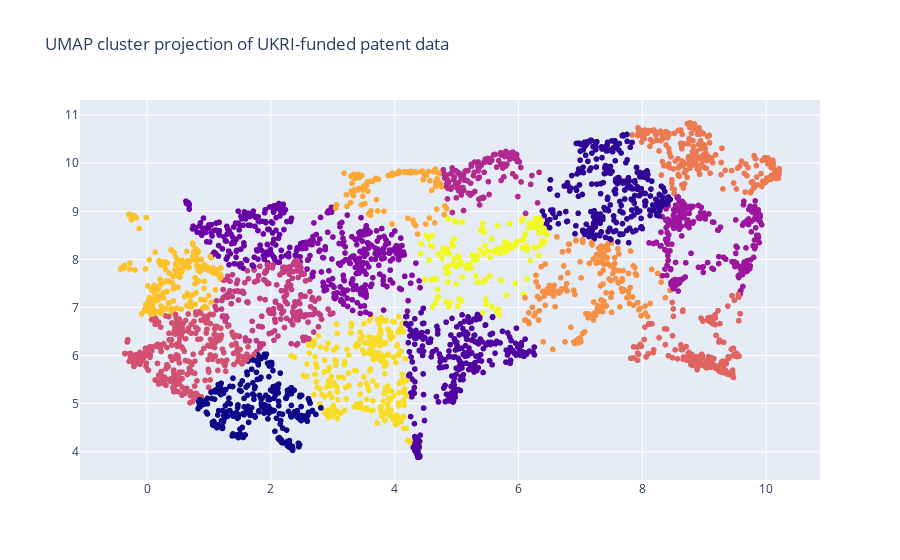

The notebook cell saved with this chart:
### Code cell
fig = px.scatter(x=reduced_umap[:,0],y=reduced_umap[:,1],color=clusters_umap, title='UMAP cluster projection of UKRI-funded patent data')
fig.update_layout(yaxis_title = None, xaxis_title = None)
fig.update_xaxes(zeroline=False)
fig.update_yaxes()
fig.update(layout_coloraxis_showscale=False)
fig.show(config=config)

### Figure 1 — Plotly figure (JSON) as saved in the notebook; plotly's stock layout.template omitted (floating-point values rounded to 4 significant figures; data arrays with more than 128 entries replaced by an {"elided": "..."} marker saying what was removed)
{"data": [{"hovertemplate": "x=%{x}<br>y=%{y}<br>color=%{marker.color}<extra></extra>", "legendgroup": "", "marker": {"color": {"elided": "3597 int values"}, "coloraxis": "coloraxis", "symbol": "circle"}, "mode": "markers", "name": "", "showlegend": false, "type": "scattergl", "x": {"elided": "3597 float values"}, "xaxis": "x", "y": {"elided": "3597 float values"}, "yaxis": "y"}], "layout": {"coloraxis": {"colorbar": {"title": {"text": "color"}}, "colorscale": [[0, "#0d0887"], [0.1111, "#46039f"], [0.2222, "#7201a8"], [0.3333, "#9c179e"], [0.4444, "#bd3786"], [0.5556, "#d8576b"], [0.6667, "#ed7953"], [0.7778, "#fb9f3a"], [0.8889, "#fdca26"], [1, "#f0f921"]], "showscale": false}, "legend": {"tracegroupgap": 0}, "title": {"text": "UMAP cluster projection of UKRI-funded patent data"}, "xaxis": {"anchor": "y", "domain": [0, 1], "title": {}, "zeroline": false}, "yaxis": {"anchor": "x", "domain": [0, 1], "title": {}}}}
